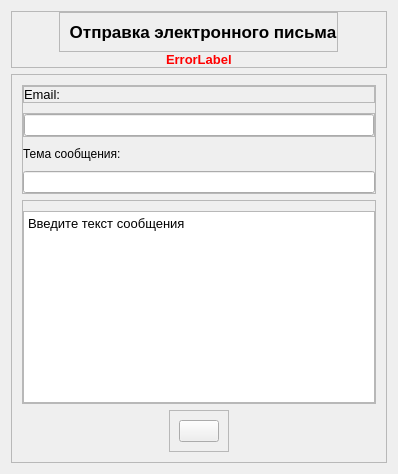
               <widget class="QWidget" name="emailPage">
                <layout class="QVBoxLayout" name="verticalLayout_24">
                 <item>
                  <widget class="QFrame" name="frame_23">
                   <property name="maximumSize">
                    <size>
                     <width>16777215</width>
                     <height>100</height>
                    </size>
                   </property>
                   <property name="frameShape">
                    <enum>QFrame::StyledPanel</enum>
                   </property>
                   <property name="frameShadow">
                    <enum>QFrame::Raised</enum>
                   </property>
                   <layout class="QVBoxLayout" name="verticalLayout_29">
                    <property name="spacing">
                     <number>0</number>
                    </property>
                    <property name="leftMargin">
                     <number>0</number>
                    </property>
                    <property name="topMargin">
                     <number>0</number>
                    </property>
                    <property name="rightMargin">
                     <number>0</number>
                    </property>
                    <property name="bottomMargin">
                     <number>0</number>
                    </property>
                    <item alignment="Qt::AlignHCenter|Qt::AlignVCenter">
                     <widget class="QFrame" name="frame_24">
                      <property name="frameShape">
                       <enum>QFrame::StyledPanel</enum>
                      </property>
                      <property name="frameShadow">
                       <enum>QFrame::Raised</enum>
                      </property>
                      <layout class="QHBoxLayout" name="horizontalLayout_15">
                       <property name="rightMargin">
                        <number>0</number>
                       </property>
                       <item>
                        <widget class="QLabel" name="label_14">
                         <property name="minimumSize">
                          <size>
                           <width>0</width>
                           <height>0</height>
                          </size>
                         </property>
                         <property name="maximumSize">
                          <size>
                           <width>16777215</width>
                           <height>16777215</height>
                          </size>
                         </property>
                         <property name="font">
                          <font>
                           <pointsize>13</pointsize>
                           <weight>75</weight>
                           <bold>true</bold>
                          </font>
                         </property>
                         <property name="styleSheet">
                          <string notr="true"/>
                         </property>
                         <property name="text">
                          <string>Отправка электронного письма</string>
                         </property>
                         <property name="alignment">
                          <set>Qt::AlignCenter</set>
                         </property>
                        </widget>
                       </item>
                      </layout>
                     </widget>
                    </item>
                    <item alignment="Qt::AlignHCenter">
                     <widget class="QLabel" name="errorLabelEmail">
                      <property name="font">
                       <font>
                        <pointsize>10</pointsize>
                        <weight>75</weight>
                        <bold>true</bold>
                       </font>
                      </property>
                      <property name="styleSheet">
                       <string notr="true">color: red;</string>
                      </property>
                      <property name="text">
                       <string>ErrorLabel</string>
                      </property>
                     </widget>
                    </item>
                   </layout>
                  </widget>
                 </item>
                 <item>
                  <widget class="QFrame" name="frame_25">
                   <property name="frameShape">
                    <enum>QFrame::StyledPanel</enum>
                   </property>
                   <property name="frameShadow">
                    <enum>QFrame::Raised</enum>
                   </property>
                   <layout class="QVBoxLayout" name="verticalLayout_19">
                    <property name="spacing">
                     <number>6</number>
                    </property>
                    <property name="leftMargin">
                     <number>10</number>
                    </property>
                    <property name="topMargin">
                     <number>10</number>
                    </property>
                    <property name="rightMargin">
                     <number>10</number>
                    </property>
                    <property name="bottomMargin">
                     <number>10</number>
                    </property>
                    <item>
                     <widget class="QFrame" name="frame_26">
                      <property name="frameShape">
                       <enum>QFrame::StyledPanel</enum>
                      </property>
                      <property name="frameShadow">
                       <enum>QFrame::Raised</enum>
                      </property>
                      <layout class="QVBoxLayout" name="verticalLayout_20">
                       <property name="spacing">
                        <number>10</number>
                       </property>
                       <property name="leftMargin">
                        <number>0</number>
                       </property>
                       <property name="topMargin">
                        <number>0</number>
                       </property>
                       <property name="rightMargin">
                        <number>0</number>
                       </property>
                       <property name="bottomMargin">
                        <number>0</number>
                       </property>
                       <item>
                        <widget class="QFrame" name="frame_27">
                         <property name="frameShape">
                          <enum>QFrame::StyledPanel</enum>
                         </property>
                         <property name="frameShadow">
                          <enum>QFrame::Raised</enum>
                         </property>
                         <layout class="QVBoxLayout" name="verticalLayout_21">
                          <property name="spacing">
                           <number>0</number>
                          </property>
                          <property name="leftMargin">
                           <number>0</number>
                          </property>
                          <property name="topMargin">
                           <number>0</number>
                          </property>
                          <property name="rightMargin">
                           <number>0</number>
                          </property>
                          <property name="bottomMargin">
                           <number>0</number>
                          </property>
                          <item>
                           <widget class="QLabel" name="label_9">
                            <property name="font">
                             <font>
                              <pointsize>10</pointsize>
                             </font>
                            </property>
                            <property name="text">
                             <string>Email:</string>
                            </property>
                           </widget>
                          </item>
                         </layout>
                        </widget>
                       </item>
                       <item alignment="Qt::AlignLeft">
                        <widget class="QFrame" name="frame_28">
                         <property name="frameShape">
                          <enum>QFrame::StyledPanel</enum>
                         </property>
                         <property name="frameShadow">
                          <enum>QFrame::Raised</enum>
                         </property>
                         <layout class="QHBoxLayout" name="horizontalLayout_16">
                          <property name="spacing">
                           <number>20</number>
                          </property>
                          <property name="leftMargin">
                           <number>0</number>
                          </property>
                          <property name="topMargin">
                           <number>0</number>
                          </property>
                          <property name="rightMargin">
                           <number>0</number>
                          </property>
                          <property name="bottomMargin">
                           <number>0</number>
                          </property>
                          <item>
                           <widget class="QLineEdit" name="inputEmail">
                            <property name="minimumSize">
                             <size>
                              <width>350</width>
                              <height>0</height>
                             </size>
                            </property>
                            <property name="maximumSize">
                             <size>
                              <width>350</width>
                              <height>16777215</height>
                             </size>
                            </property>
                            <property name="clearButtonEnabled">
                             <bool>true</bool>
                            </property>
                           </widget>
                          </item>
                         </layout>
                        </widget>
                       </item>
                       <item>
                        <widget class="QLabel" name="label_10">
                         <property name="text">
                          <string>Тема сообщения:</string>
                         </property>
                        </widget>
                       </item>
                       <item>
                        <widget class="QLineEdit" name="inputSubjectEmail">
                         <property name="clearButtonEnabled">
                          <bool>true</bool>
                         </property>
                        </widget>
                       </item>
                      </layout>
                     </widget>
                    </item>
                    <item>
                     <widget class="QFrame" name="frame_29">
                      <property name="frameShape">
                       <enum>QFrame::StyledPanel</enum>
                      </property>
                      <property name="frameShadow">
                       <enum>QFrame::Raised</enum>
                      </property>
                      <layout class="QVBoxLayout" name="verticalLayout_22">
                       <property name="spacing">
                        <number>0</number>
                       </property>
                       <property name="leftMargin">
                        <number>0</number>
                       </property>
                       <property name="topMargin">
                        <number>10</number>
                       </property>
                       <property name="rightMargin">
                        <number>0</number>
                       </property>
                       <property name="bottomMargin">
                        <number>0</number>
                       </property>
                       <item>
                        <widget class="QTextEdit" name="inputMessageEmail">
                         <property name="cursor" stdset="0">
                          <cursorShape>IBeamCursor</cursorShape>
                         </property>
                         <property name="html">
                          <string>&lt;!DOCTYPE HTML PUBLIC &quot;-//W3C//DTD HTML 4.0//EN&quot; &quot;http://www.w3.org/TR/REC-html40/strict.dtd&quot;&gt;
&lt;html&gt;&lt;head&gt;&lt;meta name=&quot;qrichtext&quot; content=&quot;1&quot; /&gt;&lt;style type=&quot;text/css&quot;&gt;
p, li { white-space: pre-wrap; }
&lt;/style&gt;&lt;/head&gt;&lt;body style=&quot; font-family:'MS Shell Dlg 2'; font-size:8.25pt; font-weight:400; font-style:normal;&quot;&gt;
&lt;p style=&quot; margin-top:0px; margin-bottom:0px; margin-left:0px; margin-right:0px; -qt-block-indent:0; text-indent:0px;&quot;&gt;&lt;span style=&quot; font-size:10pt;&quot;&gt;Введите текст сообщения&lt;/span&gt;&lt;/p&gt;&lt;/body&gt;&lt;/html&gt;</string>
                         </property>
                        </widget>
                       </item>
                      </layout>
                     </widget>
                    </item>
                    <item alignment="Qt::AlignHCenter">
                     <widget class="QFrame" name="frame_30">
                      <property name="frameShape">
                       <enum>QFrame::StyledPanel</enum>
                      </property>
                      <property name="frameShadow">
                       <enum>QFrame::Raised</enum>
                      </property>
                      <layout class="QHBoxLayout" name="horizontalLayout_17">
                       <item>
                        <widget class="QPushButton" name="sendEmailBtn">
                         <property name="cursor">
                          <cursorShape>PointingHandCursor</cursorShape>
                         </property>
                         <property name="text">
                          <string/>
                         </property>
                         <property name="icon">
                          <iconset resource="../resources.qrc">
                           <normaloff>:/icons/send.svg</normaloff>:/icons/send.svg</iconset>
                         </property>
                         <property name="iconSize">
                          <size>
                           <width>24</width>
                           <height>24</height>
                          </size>
                         </property>
                        </widget>
                       </item>
                      </layout>
                     </widget>
                    </item>
                   </layout>
                  </widget>
                 </item>
                </layout>
               </widget>
